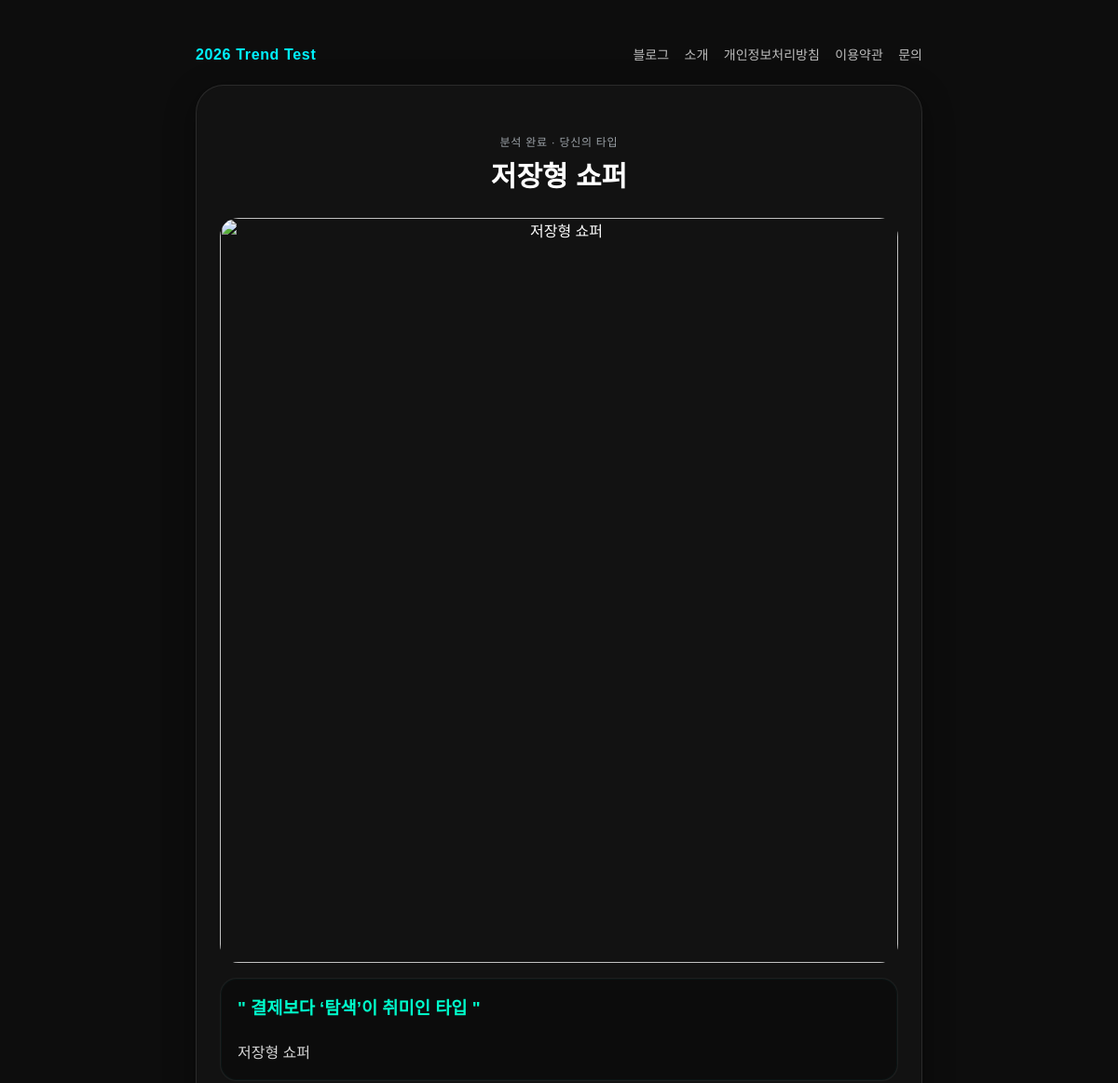
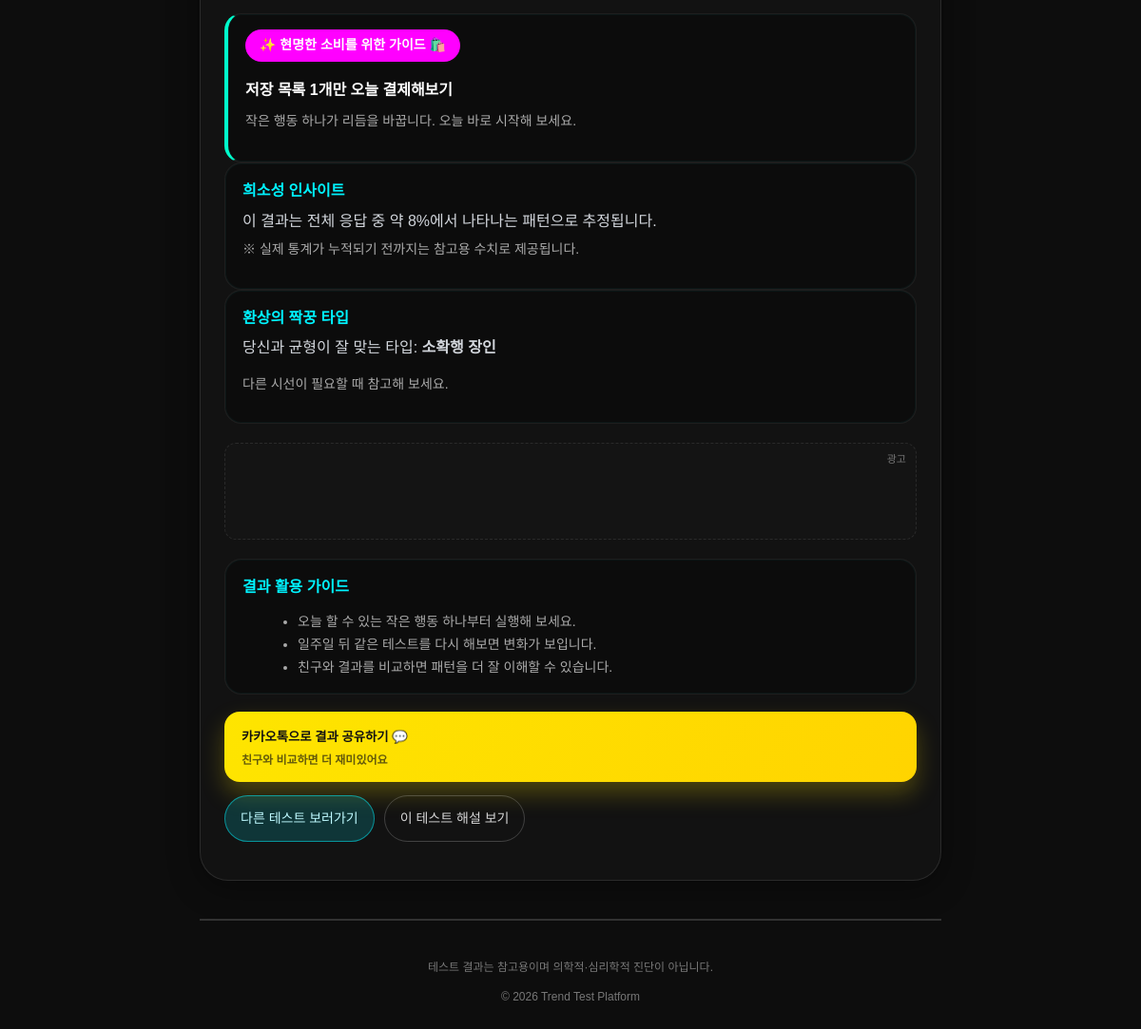
Screenshot of /t/micro-spending/result/ with the database file from the repository (2 pictures, top to bottom).
### quiz/models.py (models this page shows, shortened)
class Result(models.Model):
    quiz = models.ForeignKey(Quiz, on_delete=models.CASCADE, related_name="results", default=1)
    title = models.CharField(max_length=200)
    result_type = models.CharField(max_length=1, blank=True)
    mission_label = models.CharField(max_length=100, default="오늘의 추천 미션")
    one_liner = models.CharField(max_length=255, blank=True)
    description = models.TextField()
    mission = models.TextField(blank=True)
    share_image_url = models.URLField(blank=True)
    min_score = models.IntegerField(default=0)
    max_score = models.IntegerField(default=100)

### quiz/views.py (the view)
# urls.py: path("t/<slug:quiz_slug>/result/", views.quiz_result, name="quiz_result"),
def quiz_result(request, quiz_slug):
    quiz = get_object_or_404(Quiz, slug=quiz_slug, is_active=True)
    user_answers = request.session.get("user_answers", [])
    type_scores = {"A": 0.0, "B": 0.0, "C": 0.0, "D": 0.0}
    for i, ans_type in enumerate(user_answers):
        weight = 1.5 if i >= 6 else 1.0
        if ans_type in type_scores:
            type_scores[ans_type] += weight
    final_type = max(type_scores, key=type_scores.get) if user_answers else None
    if final_type:
        result = Result.objects.filter(quiz=quiz, result_type=final_type).first()
    else:
        score = request.session.get("total_score", 0)
        result = (
            Result.objects.filter(quiz=quiz, min_score__lte=score, max_score__gte=score)
            .order_by("min_score")
            .first()
        )
    rarity = random.randint(3, 12)
    base_type = final_type or getattr(result, "result_type", None)
    match_result = None
    if base_type:
        other_types = [t for t in ["A", "B", "C", "D"] if t != base_type]
        if other_types:
            match_type = random.choice(other_types)
            match_result = Result.objects.filter(quiz=quiz, result_type=match_type).first()
    context = {
        "quiz": quiz,
        "result": result,
        "score": request.session.get("total_score", 0),
        "kakao_js_key": os.getenv("KAKAO_JS_KEY"),
        "kakao_share_image_url": os.getenv("KAKAO_SHARE_IMAGE_URL"),
        "rarity": rarity,
        "match_result": match_result,
        "show_ads": True,
    }
    context.update(_seo_context(request, quiz))
    return render(request, "quiz/quiz_result.html", context)

### quiz/views.py (called while the page is built)
def _build_og_image(request, image_path):
    if not image_path:
        return f"{request.scheme}://{request.get_host()}{static('img/kakao_share.png')}"
    if image_path.startswith("http"):
        return image_path
    return f"{request.scheme}://{request.get_host()}{static(image_path.lstrip('/'))}"

def _seo_context(request, quiz):
    seo = QUIZ_SEO.get(quiz.slug)
    if not seo:
        return {}
    return {
        "meta_title": seo["title"],
        "meta_description": seo["description"],
        "og_title": seo["title"],
        "og_description": seo["description"],
        "og_image": _build_og_image(request, seo.get("og_image")),
        "seo_body": seo.get("body", ""),
        "canonical_url": request.build_absolute_uri(),
    }

### templates/quiz/quiz_result.html (shortened to what this page needs)
﻿{% extends "base.html" %}
{% load static %}
{% block content %}
<div class="result-container">
    <div class="glass-card">
        <p class="result-subtitle">분석 완료 · 당신의 타입</p>
        <h2 class="result-title">{{ result.title }}</h2>
        <div class="result-image-wrapper">
            {% if quiz.slug == "dopamine-test" %}
            <img src="{% static 'img/dopamin_answer.png' %}" alt="{{ result.title }}" class="main-result-img">
            {% elif quiz.slug == "micro-spending" %}
            <img src="{% static 'img/micro_result.png' %}" alt="{{ result.title }}" class="main-result-img">
            {% elif quiz.slug == "loneliness-management" %}
            <img src="{% static 'img/lonely_result.png' %}" alt="{{ result.title }}" class="main-result-img">
            {% elif quiz.slug == "intentional-vs-optimization" %}
            <img src="{% static 'img/liquid_main.png' %}" alt="{{ result.title }}" class="main-result-img">
            {% elif quiz.slug == "liquid-content" %}
            <img src="{% static 'img/content_main.png' %}" alt="{{ result.title }}" class="main-result-img">
            {% elif result.share_image_url %}
            <img src="{{ result.share_image_url }}" alt="{{ result.title }}" class="main-result-img">
            {% endif %}
        </div>
        <div class="description-box result-stack">
            <div class="result-card">
                <h3 class="one-liner">" {{ result.one_liner }} "</h3>
                <p class="main-desc">{{ result.description }}</p>
            </div>
            <div class="result-card mission-card">
                <div class="mission-tag">✨ {{ result.mission_label }}</div>
                <p class="mission-text">{{ result.mission }}</p>
                <p class="muted" style="margin-top: 8px;">작은 행동 하나가 리듬을 바꿉니다. 오늘 바로 시작해 보세요.</p>
            </div>
        </div>
        {% if rarity %}
        <div class="result-card">
            <h3 class="card-title">희소성 인사이트</h3>
            <p class="card-body">이 결과는 전체 응답 중 약 {{ rarity }}%에서 나타나는 패턴으로 추정됩니다.</p>
            <p class="muted" style="margin-top: 6px;">※ 실제 통계가 누적되기 전까지는 참고용 수치로 제공됩니다.</p>
        </div>
        {% endif %}
        {% if match_result %}
        <div class="result-card">
            <h3 class="card-title">환상의 짝꿍 타입</h3>
            <p class="card-body">당신과 균형이 잘 맞는 타입: <strong>{{ match_result.title }}</strong></p>
            <p class="muted">다른 시선이 필요할 때 참고해 보세요.</p>
        </div>
        {% endif %}
        {% if show_ads %}
        <div class="ad-container" style="position: relative;">
            <span class="ad-label">광고</span>
        </div>
        {% endif %}
        <div class="result-card">
            <h3 class="card-title">결과 활용 가이드</h3>
            <ul class="muted" style="margin: 12px 0 0 18px; line-height: 1.7;">
                <li>오늘 할 수 있는 작은 행동 하나부터 실행해 보세요.</li>
                <li>일주일 뒤 같은 테스트를 다시 해보면 변화가 보입니다.</li>
                <li>친구와 결과를 비교하면 패턴을 더 잘 이해할 수 있습니다.</li>
            </ul>
        </div>
        <div class="cta-stack">
            <button onclick="shareKakao()"
                    data-share-image="{% if quiz.slug == 'dopamine-test' %}{% static 'img/kakao_share.png' %}{% elif quiz.slug == 'micro-spending' %}{% static 'img/micro_kakao.png' %}{% elif quiz.slug == 'loneliness-management' %}{% static 'img/lonely_kakao.png' %}{% elif quiz.slug == 'intentional-vs-optimization' %}{% static 'img/liquid_main.png' %}{% elif quiz.slug == 'liquid-content' %}{% static 'img/content_main.png' %}{% else %}{{ kakao_share_image_url }}{% endif %}"
                    class="primary-cta">
                카카오톡으로 결과 공유하기 💬
                <span class="cta-subtext">친구와 비교하면 더 재미있어요</span>
            </button>
            <div class="cta-row">
                <a class="secondary-cta" href="{% url 'quiz:quiz_list' %}">다른 테스트 보러가기</a>
                <a class="ghost-cta" href="{% url 'quiz:quiz_guide' quiz.slug %}">이 테스트 해설 보기</a>
            </div>
        </div>
    </div>
</div>
{% endblock %}

### templates/quiz/quiz_result.html (style rules this page uses)
.result-container { text-align: center; }
.result-subtitle { color: #9aa0a6; margin-bottom: 8px; letter-spacing: 0.06em; text-transform: uppercase; font-size: 12px; }
.result-title { font-size: 30px; margin-top: 0; line-height: 1.25; }
.result-image-wrapper { margin: 22px 0 16px; }
.main-result-img { width: 100%; border-radius: 20px; }
.description-box { text-align: left; line-height: 1.7; }
.result-stack { display: flex; flex-direction: column; gap: 16px; }
.one-liner { font-weight: 700; color: var(--main-color); margin-top: 0; }
.main-desc { color: #d6d6d6; margin-bottom: 0; }
.mission-text { margin: 8px 0 0 0; font-weight: 600; }
.result-card { background: rgba(10, 10, 10, 0.7); border: 1px solid rgba(255, 255, 255, 0.08); border-radius: 18px; padding: 16px 18px; text-align: left; box-shadow: inset 0 0 0 1px rgba(0, 243, 255, 0.04); }
.mission-card { border-left: 4px solid var(--main-color); }
.card-title { color: var(--neon-cyan); margin: 0 0 6px 0; font-size: 16px; }
.card-body { color: #d2d6dc; margin: 0; }
.glass-card { background: rgba(20, 20, 20, 0.85); backdrop-filter: blur(15px); border: 1px solid rgba(255, 255, 255, 0.1); border-radius: 30px; padding: 40px 25px; margin-top: 20px; box-shadow: 0 8px 32px 0 rgba(0, 0, 0, 0.37); }
.mission-tag { display: inline-block; background: var(--neon-pink); color: white; padding: 5px 15px; border-radius: 50px; font-weight: bold; font-size: 14px; margin-bottom: 8px; }
.cta-stack { margin-top: 18px; display: flex; flex-direction: column; gap: 14px; }
.primary-cta { border: none; cursor: pointer; padding: 16px 18px; border-radius: 16px; background: linear-gradient(120deg, #fee500, #ffd400); color: #111; font-weight: 800; display: flex; flex-direction: column; align-items: flex-start; text-align: left; gap: 6px; box-shadow: 0 12px 24px rgba(254, 229, 0, 0.25); transition: transform 0.2s ease, box-shadow 0.2s ease; }
.cta-subtext { font-size: 12px; color: rgba(17, 17, 17, 0.65); font-weight: 600; }
.cta-row { display: flex; flex-wrap: wrap; gap: 10px; }
.secondary-cta, .ghost-cta { display: inline-flex; align-items: center; justify-content: center; padding: 12px 16px; border-radius: 999px; font-size: 14px; text-decoration: none; transition: 0.2s ease; }
.secondary-cta { background: rgba(0, 243, 255, 0.16); border: 1px solid rgba(0, 243, 255, 0.5); color: #bffaff; }
.ghost-cta { border: 1px solid rgba(255, 255, 255, 0.2); color: #d6d6d6; }

### rows the page displays
Result: title "저장형 쇼퍼", one_liner "결제보다 ‘탐색’이 취미인 타입", description "저장형 쇼퍼", mission_label "현명한 소비를 위한 가이드 🛍️", mission "저장 목록 1개만 오늘 결제해보기"
Result: title "소확행 장인"
